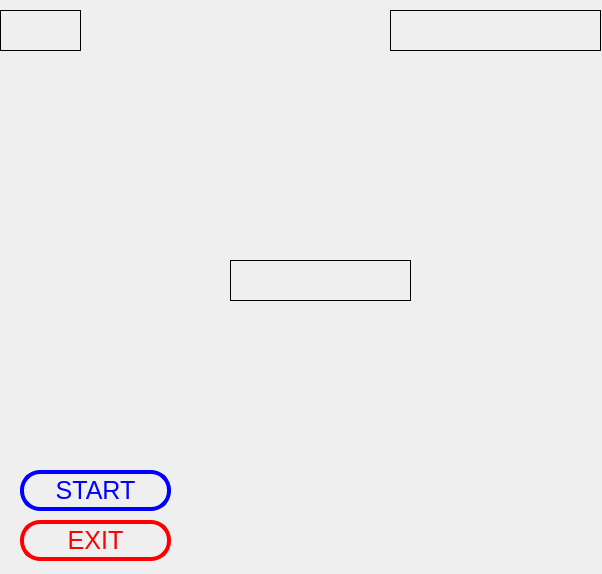
<?xml version="1.0" encoding="UTF-8"?>
<ui version="4.0">
 <class>Form</class>
 <widget class="QWidget" name="Form">
  <property name="geometry">
   <rect>
    <x>0</x>
    <y>0</y>
    <width>602</width>
    <height>574</height>
   </rect>
  </property>
  <property name="windowTitle">
   <string>Form</string>
  </property>
  <property name="styleSheet">
   <string notr="true"/>
  </property>
  <widget class="QLabel" name="label">
   <property name="geometry">
    <rect>
     <x>0</x>
     <y>0</y>
     <width>601</width>
     <height>571</height>
    </rect>
   </property>
   <property name="text">
    <string/>
   </property>
   <property name="pixmap">
    <pixmap>GIF/giphy.gif</pixmap>
   </property>
   <property name="scaledContents">
    <bool>true</bool>
   </property>
  </widget>
  <widget class="QPushButton" name="pushButton">
   <property name="geometry">
    <rect>
     <x>20</x>
     <y>470</y>
     <width>151</width>
     <height>41</height>
    </rect>
   </property>
   <property name="styleSheet">
    <string notr="true">background:Transparent;
border:4px solid blue;
border-radius:20px;
color:blue;
font-size:25px;</string>
   </property>
   <property name="text">
    <string>START</string>
   </property>
  </widget>
  <widget class="QPushButton" name="pushButton_2">
   <property name="geometry">
    <rect>
     <x>20</x>
     <y>520</y>
     <width>151</width>
     <height>41</height>
    </rect>
   </property>
   <property name="styleSheet">
    <string notr="true">background:Transparent;
border:4px solid red;
border-radius:20px;
color:red;
font-size:25px;</string>
   </property>
   <property name="text">
    <string>EXIT</string>
   </property>
  </widget>
  <widget class="QTextBrowser" name="Textime">
   <property name="geometry">
    <rect>
     <x>230</x>
     <y>260</y>
     <width>181</width>
     <height>41</height>
    </rect>
   </property>
   <property name="styleSheet">
    <string notr="true">background:Transparent;
border:1px solid black;
color:white;
font-size:25px;

</string>
   </property>
  </widget>
  <widget class="QTextBrowser" name="Textemp">
   <property name="geometry">
    <rect>
     <x>0</x>
     <y>10</y>
     <width>81</width>
     <height>41</height>
    </rect>
   </property>
   <property name="styleSheet">
    <string notr="true">background:Transparent;
border:1px solid black;
color:white;
font-size:20px;
text-align:center;

</string>
   </property>
  </widget>
  <widget class="QTextBrowser" name="Textdate">
   <property name="geometry">
    <rect>
     <x>390</x>
     <y>10</y>
     <width>211</width>
     <height>41</height>
    </rect>
   </property>
   <property name="styleSheet">
    <string notr="true">background:Transparent;
border:1px solid black;
color:white;
font-size:20px;
text-align:center;
</string>
   </property>
  </widget>
 </widget>
 <resources>
  <include location="GIF/rec.qrc"/>
 </resources>
 <connections/>
</ui>
